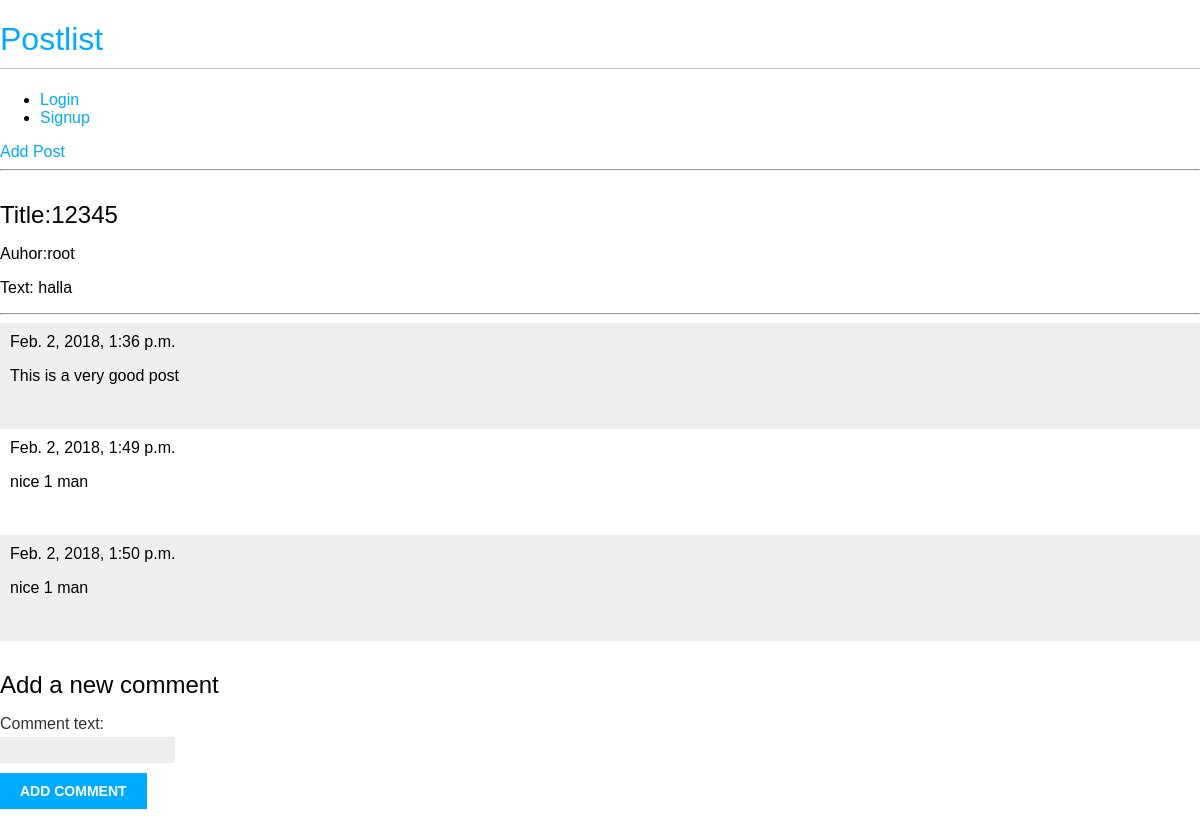
Before: /details/19/ with the older database file.
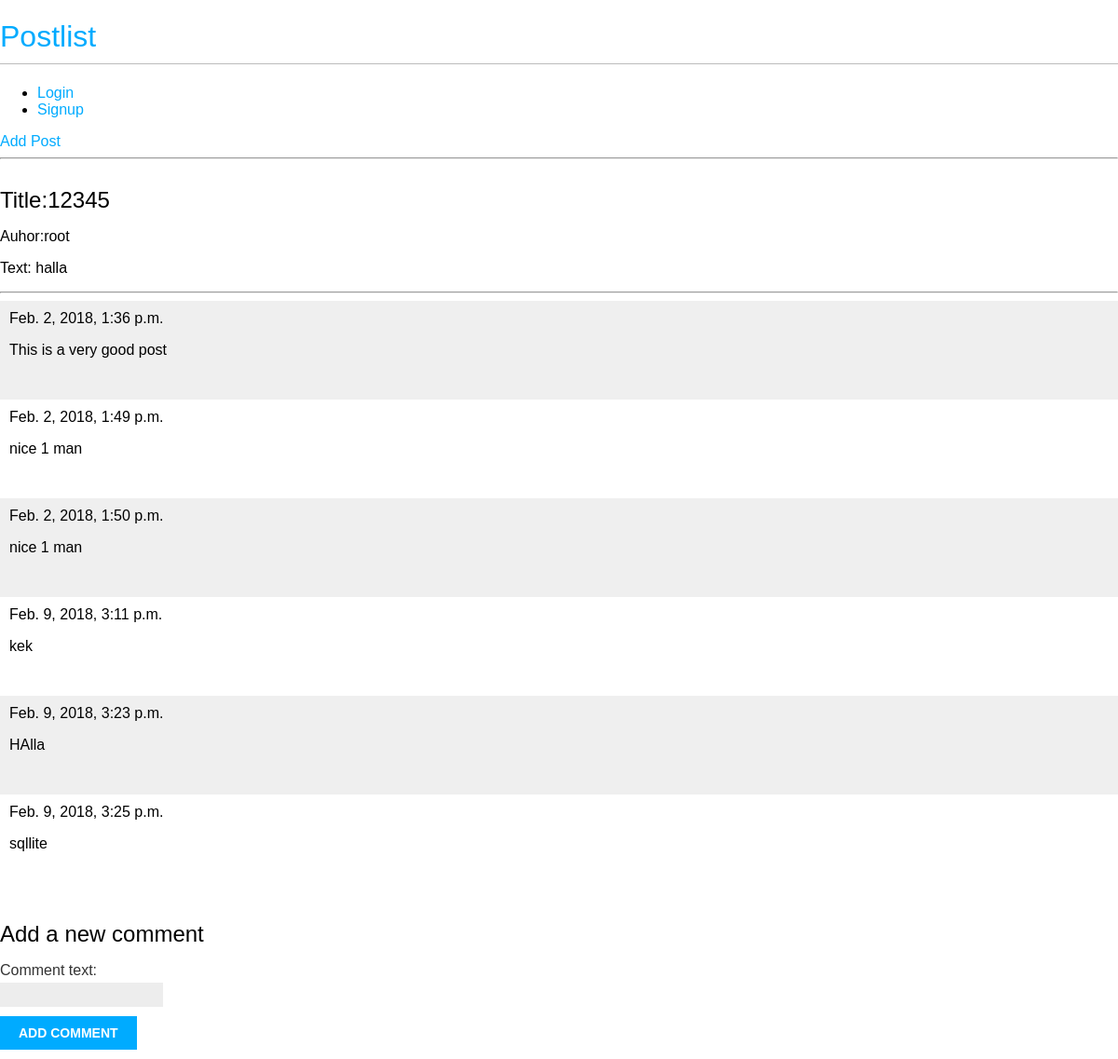
After: the same page with the newer database file.
### blog/models.py (models this page shows, shortened)
@python_2_unicode_compatible  # only if you need to support Python 2
class Post(models.Model):
    STATUS_CHOICES = (
        ('draft', 'Draft'),
        ('published', 'Published'),
    )
    title = models.CharField(max_length=250)
    slug = models.SlugField(max_length=250, unique_for_date='publish')
    author = models.ForeignKey(User, related_name='blog_posts')
    body = models.TextField()
    publish = models.DateTimeField(default=timezone.now)
    created = models.DateTimeField(auto_now_add=True)
    updated = models.DateTimeField(auto_now=True)
    status = models.CharField(max_length=10, choices=STATUS_CHOICES, default='draft')
    class Meta:
        ordering = ('-publish',)

class Comments(models.Model):
	comment_text = models.CharField(max_length=200)
	time_of_comment = models.DateTimeField(default=timezone.now)
	post = models.ForeignKey(Post, related_name='blog_comments')

### blog/views.py (the view)
# urls.py: url(r'details/(?P<id>[0-9]+)/$', views.blog_detail, name="detail"),
def blog_detail(request, id):
	blog = Post.objects.get(id=id)
	comments = Comments.objects.filter(post=blog)
	if request.method == 'POST':
		print 'request.POST', request.POST
		comment_form = CommentForm(data=request.POST)
		print '1'
		if comment_form.is_valid():
			print '2'
			new_comment = comment_form.save(commit=False)
			print '3'
			new_comment.post = blog
			print '4'
			new_comment.save()
			print '5'
	else:
		comment_form = CommentForm()
	return render(request, 'blog/blog_detail.html', {'blog':blog, 'comments':comments, 'comment_form':comment_form})

### blog/forms.py
class CommentForm(forms.ModelForm):
	class Meta:
		model = Comments
		fields = ['comment_text',]

### blog/templates/blog/blog_detail.html (shortened to what this page needs)
{% include 'partials/header.html' %}
<div class="blog_detail">
	<div class="blog">
		<h2>Title:{{blog.title}}</h2>
		<p>Auhor:{{blog.author}}</p>
		<p>Text: {{blog.body}}</p>
	</div>
</div>
<hr>
{% for comment in comments %}
    <div class="comment">
        <div class="date">{{ comment.time_of_comment }}</div>
        <p>{{ comment.comment_text }}</p> <br>
    </div>
{% empty %}
    <p>No comments here yet :(</p>
{% endfor %}
{% if new_comment %}
        <h2>Your comment has been added.</h2>
    {% else %}
        <h2>Add a new comment</h2>
        <form action="." method="post">
            {{ comment_form.as_p }}
            <p><input type="submit" value="Add comment"></p>
        </form>
{% endif %}
{% include 'partials/footer.html' %}

### blog/templates/partials/header.html (shortened to what this page needs)
{% load staticfiles%}
<!DOCTYPE html>
<html>
<head>
</head>
<body>
<header>
<link href="{% static "css/blog.css" %}" rel="stylesheet">
<a href="/blog/post"> <h1>Postlist</h1></a>
<nav>
	<ul>
		{% if user.is_authenticated %}
		<h4> Welcome {{ user.get_username }}! </h4>
		<li>
			<form class="logout-link" action="/accounts/logout/" method="post">
				{% csrf_token %}
				<button type="submit">Logout</button>
			</form>
		</li>
		{% else %}
			<li><a href="/accounts/login/">Login</a></li>
			<li><a href="/accounts/signup/">Signup</a></li>
		{% endif %}
	</ul>
</nav>
<a href="/blog/add">Add Post</a>
<hr>
</header>

### blog/templates/partials/footer.html
</body>
</html>

### blog/static/css/blog.css (style rules this page uses)
body { margin:0; padding:0; font-family:helvetica, sans-serif; }
a { color:#00abff; text-decoration:none; }
h1 { font-weight:normal; border-bottom:1px solid #bbb; padding:0 0 10px 0; }
h2 { font-weight:normal; margin:30px 0 0; }
label { float:left; clear:both; color:#333; margin-bottom:4px; }
input, textarea { clear:both; float:left; margin:0 0 10px; background:#ededed; border:0; padding:6px 10px; font-size:12px; }
input[type=submit] { font-weight:bold; background:#00abff; color:#fff; padding:10px 20px; font-size:14px; text-transform:uppercase; }
.comment { padding:10px; }
.comment:nth-child(even) { background:#efefef; }

Changed rows visible on the page:
added Comments: time_of_comment "Feb. 9, 2018, 3:11 p.m.", comment_text "kek"
added Comments: time_of_comment "Feb. 9, 2018, 3:23 p.m.", comment_text "HAlla"
added Comments: time_of_comment "Feb. 9, 2018, 3:25 p.m.", comment_text "sqllite"
